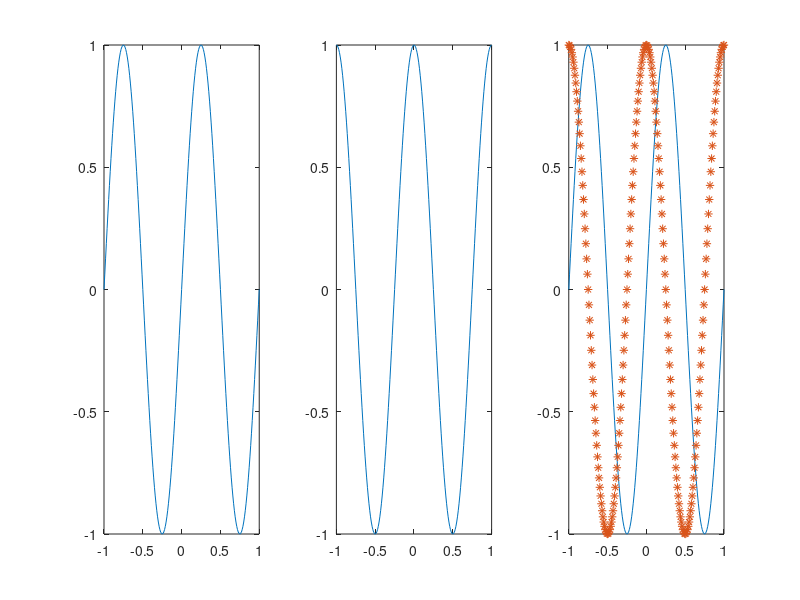

Source code (MATLAB):
% MATLAB is an acronym for MATrix and LABoratory -- A computer program used
% for data visualization, creates computer algorithms... It's applications
% are in various fields like signal processing, robotics, control systems
% etc... 
% Its mostly functions are similar to python-matplotlib -- like creating
% graphs and charts 
% Similar to other programming languages as behavior of generic operators 

p = i; 
a = 10;
b = 2;
exponent = a*exp(b);
power = a.^b;
c = 1:2:10 ; % start:step:end

% MATLAB GENERIC FUNCTIONS

% clc --  clear all putputs on console
% clear all -- clear all variables
% clear var -- clear a variable

% ARITHMETIC FUNCTIONS
add = plus(a,b);
sub = minus(a, b);
mul = times(a, b);
a_b = a\b; % a\b = b/a
b_a = a/b;
c = 1:2:10;
size(b);

% ARRAYS 
arr1 = [1 2; 3 4];
arr2 = [5 6; 7 8];
arr = [arr1, arr2];
% Array-Functions
arr_one = ones(3, 2);
arr_Zero = zeros(1, 2);
magic(2);
uniform_arr = rand(2, 3);
gaussian_Arr = randn(2, 4);

% Loops
for i=1:10
    arr1;
end
i=0;
while i<10
    arr2;
    i = i+1;  % i++ and i+=1 don't work in matlab
end

% PLOTTING SINE WAVE 
t = -1:1/100:1
f = 1;
x1 = sin(2*pi*t*f); 
plot(t, x1);
xlabel('X--');
ylabel('Y--');
title('Graph between X and Y');

% PLOTTING COS WAVE
x2 = cos(2*pi*f*t);
plot(t, x2)
% labels and title can be added like before 

% SUBPLOT
%x1, x2 values are already defined above 
subplot(1, 3, 1); % row, col, current_position
plot(t, x1);

subplot(1, 3, 2);
plot(t, x2);

% ADDING EXTRA FEATURES TO GRAPHS
subplot(1, 3, 3)
plot(t, x1, t, x2,'*') % 'r' --> color, 'o' --> marker, '*' --> linestyle